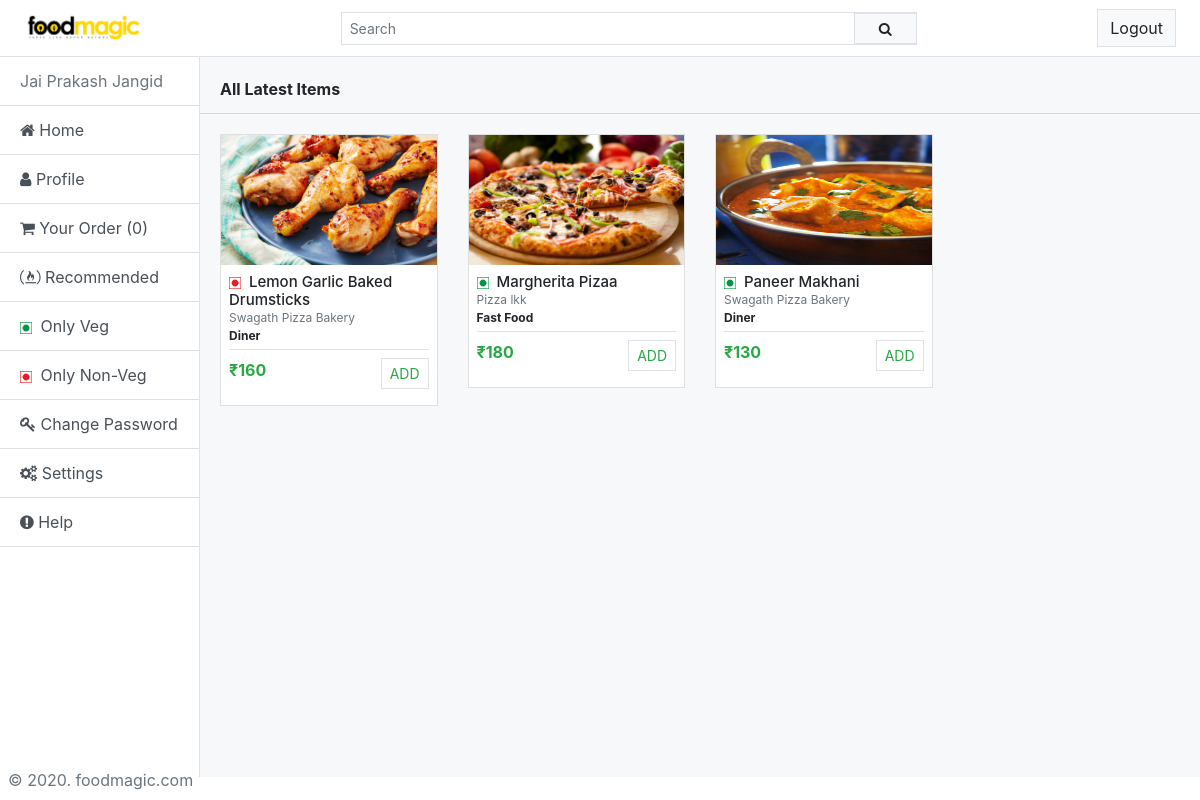
Screenshot of /home/ (signed in) with the database file from the repository.
### account/models.py (models this page shows, shortened)
class Account(AbstractBaseUser):
    first_name = models.CharField(max_length=30)
    last_name = models.CharField(max_length=30)
    email = models.EmailField(verbose_name='email',max_length=60, unique=True)
    mobile = models.CharField(default="",validators=[RegexValidator("^0?[5-9]{1}\d{9}$")], max_length=10, unique=True)
    date_joined = models.DateTimeField(verbose_name='date joined', auto_now_add=True)
    last_login = models.DateTimeField(verbose_name='last login', auto_now=True)
    is_admin = models.BooleanField(default=False)
    is_active = models.BooleanField(default=True)
    is_staff = models.BooleanField(default=False)
    is_superuser = models.BooleanField(default=False)
    USERNAME_FIELD = 'mobile'
    REQUIRED_FIELDS = ['email']
    objects = MyAccountManager()
    def __str__(self):
        return self.first_name +" "+ self.last_name

### core/models.py (models this page shows, shortened)
class Product(models.Model):
    product_img = models.ImageField(upload_to = "images\\product-img\\", null=True)
    product_name = models.CharField(max_length=300)
    price = models.IntegerField(default=0, validators=[MinValueValidator(0),MaxValueValidator(10000)])
    food_preparation_time = models.IntegerField(default=0, validators=[MinValueValidator(0),MaxValueValidator(1000)])
    cetagory = models.ForeignKey(to=Cetagory, on_delete = CASCADE, null=True, blank=True)
    restaurant_name = models.ForeignKey(to=Restaurant, on_delete = CASCADE, null=True, blank=True)
    is_veg = models.BooleanField(default=True)
    cr_date = models.DateTimeField(auto_now_add=True)
    objects = ProductManager()

class Restaurant(models.Model):
    restaurant_img = models.ImageField(upload_to = "images\\restaurants-img\\", null=True)
    restaurant_name = models.CharField(max_length=400)
    restaurant_address = models.CharField(default="", max_length=100)
    restaurant_owner =  models.OneToOneField(to=Account, on_delete = CASCADE)
    restaurant_owner_phone_no = models.CharField(default="",validators=[RegexValidator("^0?[5-9]{1}\d{9}$")], max_length=10)
    mini_order_price = models.IntegerField(default=0, validators=[MinValueValidator(0),MaxValueValidator(10000)])
    cr_date = models.DateTimeField(auto_now_add=True)
    def __str__(self):
        return "%s" % (self.restaurant_name)

class Cetagory(models.Model):
    cetagory_name = models.CharField(max_length=100)
    def __str__(self):
        return "%s" % (self.cetagory_name)

### core/views.py (the view)
# urls.py: path('', views.index, name='Home_Page'),
@login_required(login_url='/')
def index(request):
    title = 'FoodMagic'
    products = Product.objects.order_by("?")
    all_cetagories = Cetagory.objects.order_by("?")
    all_veg = Product.objects.all_veg_products()
    all_nonveg = Product.objects.all_nonveg_products()
    return render(request, 'index.html', {'title':title,'products':products,'all_cetagories':all_cetagories,'all_veg_products':all_veg,'all_nonveg_products':all_nonveg})

### core/models.py (called while the page is built)
    def get_queryset(self):
        return super().get_queryset()

    def all_nonveg_products(self):
        return super().get_queryset().filter(is_veg=False)

    def all_veg_products(self):
        return super().get_queryset().filter(is_veg=True)

### templates/index.html (shortened to what this page needs)
{% extends "base.html" %}
{% block navbar %}
{% include "navbar.html" %}
{% endblock navbar %}
{% block main_body %}
<div class="card my-2 border-0 rounded-0 bg-transparent">
    <div class="card-header font-weight-bold bg-transparent">
        All Latest Items
    </div>
    <div class="card-body">
        <div class="row row-cols-1 row-cols-sm-2 row-cols-md-4">
            {% for product in products %}
            <div class="col-sm mb-2">
                <div class="card rounded-0 card-hvr">
                    <img src="{{product.product_img.url}}"
                        class="card-img-top rounded-0" alt="..." width="100%" height="130px">
                    <div class="card-body p-2">
                        {% if product.is_veg %}
                        <h5 class="card-title m-0">
                            <span><img class="mr-1" src="/static/images/veg.png/" alt="veg" width="12px" height="12px"></span>
                            <span>{{product.product_name.title}}</span>
                        </h5>
                        {% else %}
                        <h5 class="card-title m-0">
                            <span><img class="mr-1" src="/static/images/non-veg.png/" alt="non-veg" width="12px" height="12px"></span>
                            <span>{{product.product_name.title}}</span>
                        </h5>
                        {% endif %}
                        <p class="card-text description text-muted my-0 text-truncate">{{product.restaurant_name}}</p>
                        <p class="card-text description mb-1"><b>{{product.cetagory}}</b></p>
                        <div class="d-flex bd-highlight m-0 py-2 border-top">
                            <div class="mr-auto bd-highlight text-success font-weight-bold">₹{{ product.price }}</div>
                            <div class="bd-highlight">
                                <button type="button" class="btn btn-outline-light border rounded-0 text-success btn-sm text-uppercase add-to-cart" data-name="{{product.product_name}}" data-price="{{product.price}}">Add</button>
                            </div>
                        </div>
                    </div>
                </div>
            </div>
            {% endfor %}
        </div>
    </div>
</div>
{% endblock %}

### templates/base.html (shortened to what this page needs)
{% load static %}
<!doctype html>
<html lang="en">
<head>
    <link rel="stylesheet" href="https://stackpath.bootstrapcdn.com/bootstrap/4.4.1/css/bootstrap.min.css">
    <link href="//maxcdn.bootstrapcdn.com/font-awesome/4.7.0/css/font-awesome.min.css" rel="stylesheet">
    <link rel="stylesheet" href="{% static 'css/style.css' %}">
</head>
<body>
    {% block navbar %}
    {% endblock navbar %}
    <div class="container-fluid p-0 m-0" style="width: 100%; height: 90vh;">
        <div class="row p-0 m-0" style="width: 100%;">
            <div class="col-2 bg-white p-0 rounded-0 scroll border-right">
                <div class="list-group list-group-flush">
                    <a href="/home/" class="list-group-item list-group-item-action disabled">{{request.user}}</a>
                    <a href="/home/" class="list-group-item list-group-item-action"><i class="fa fa-home"></i> Home</a>
                    <a href="/home/profile/" class="list-group-item list-group-item-action"><i class="fa fa-user"></i>
                        Profile</a>
                    <a href="#" class="list-group-item list-group-item-action"><i
                            class="fa fa-shopping-cart"></i>
                        Your Order (0)</a>
                    <a href="/home/recommended/" class="list-group-item list-group-item-action"><i
                            class="fa fa-free-code-camp"></i>
                        Recommended</a>
                    <a href="/home/veg/" class="list-group-item list-group-item-action"> <span><img class="mr-1"
                                src="/static/images/veg.png/" alt="veg" width="12px" height="12px"></span> Only Veg</a>
                    <a href="/home/non-veg/" class="list-group-item list-group-item-action"><span><img class="mr-1"
                                src="/static/images/non-veg.png/" alt="veg" width="12px" height="12px"></span> Only
                        Non-Veg</a>
                    <a href="/password_change/" class="list-group-item list-group-item-action"><i class="fa fa-key"></i>
                        Change Password</a>
                    <a href="/home/settings/" class="list-group-item list-group-item-action"><i class="fa fa-cogs"></i>
                        Settings</a>
                    <a href="/home/help/" class="list-group-item list-group-item-action"><i
                            class="fa fa-exclamation-circle"></i>
                        Help</a>
                </div>
                <div class="fixed-bottom p-2 text-left text-muted">
                    &copy; 2020. foodmagic.com
                </div>
            </div>
            <div class="col-10 p-0 bg-body scroll" style="width: 100%; height: 100vh;">
                {% block main_body %}
                {% endblock main_body %}
            </div>
        </div>
    </div>
    {% include "footer.html" %}

### templates/navbar.html
{% load static %}
  <nav class="navbar navbar-expand-lg navbar-light bg-white border-bottom d-flex justify-content-between px-4">
    <div class="text-center">
        <a class="navbar-brand" href="/home/">
            <h5 class="my-0 mr-md-auto font-weight-normal">
                <b><img src="{% static 'images/foodmagiclogo.png' %}" alt="logo" width="120px" height="30px"></b>
            </h5>
        </a>
    </div>
    <div class="w-50">
        <form method="get" action="/home/search/" class="input-group input-group-sm border">
            <input type="search" placeholder="Search" aria-label="Search" class="form-control input-filed border-0 input-field px-2"
            name="search" value="{{ request.GET.search }}" required>
            <div class="input-group-prepend">
              <button class="btn btn-light btn-sm border px-4" type="submit" id="button-addon2" title="Search"><i class="fa fa-search"></i></button>
            </div>
          </form>
    </div>
    <div class="text-center">
        <a class="btn btn-light border rounded-0" href="/logout/">Logout</a>
    </div>
  </nav>

### templates/footer.html (shortened to what this page needs)
{% load static %}
</body>
</html>

### static/css/style.css (style rules this page uses)
.bg-body { background-color: #F6F8F9; }
.scroll { max-height: 90vh; overflow-y: auto; overflow-x: hidden; }
.input-filed { width: 100%; height: 30px; padding: 20px; font-size: 15px; border: 1px solid lightgray; border-radius: 0; background-color: #ffffff; }
.card .card-body .description { font-size: 12px; padding: 0; }
.card .card-body .card-title { font-size: 15px; padding: 0; }

### rows the page displays
Account: user "Jai Prakash Jangid"
Product: product_img (picture), is_veg False (drawn), product_name "Lemon Garlic Baked Drumsticks", restaurant_name "Swagath Pizza Bakery", cetagory "Diner", price "160"
Product: product_img (picture), is_veg True (drawn), product_name "Margherita Pizaa", restaurant_name "Pizza lkk", cetagory "Fast Food", price "180"
Product: product_img (picture), is_veg True (drawn), product_name "Paneer Makhani", restaurant_name "Swagath Pizza Bakery", cetagory "Diner", price "130"
